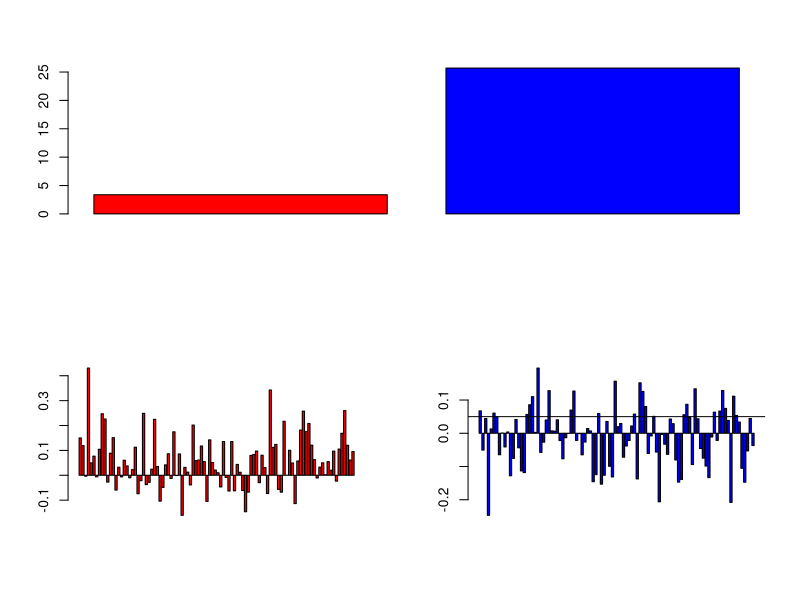

This figure's R source:

n=500 #sample size
m=1000 #marker
h2=0.05 #heritability
SM=100 #simulation
BS=5 #randomization factor

H2=matrix(0, SM, 2)
LK=0
TIMER=array(0, 2)

I=diag(1, n,n)
fq=runif(m, 0.5, 0.5)
x=matrix(0, n, m)
for(i in 1:m) {
  x[,i]=rbinom(n, 2, fq[i])
}
sx=apply(x, 2, scale)
K=sx%*%t(sx)/m
K2=K%*%K
K3=K2%*%K
K4=K3%*%K
k_3=m^3+8*m^2+m*(n^3+6*n^2+8*n-9)
#Randomized HE
Tstart=proc.time()

#evaluate LB
yKyM=array(0, dim=SM)
yKyV=array(0, dim=SM)
yKIyV=array(0, dim=SM)
yV=array(0, dim=SM)

for(i in 1:SM) {
  b=rnorm(m, 0, sqrt(h2/m)) #effect
  bv=sx%*%b
  
  y=2*(bv+rnorm(n, 0, sqrt(1-h2)))
  y=rnorm(n)
  y=scale(y)
  ys=scale(y)
  yV=var(y)
#  ys=scale(y)
  Lb=0
  for(j in 1:BS) {
    z=matrix(rnorm(n), n, 1)
    x1=t(sx)%*%z
    x2=sx%*%x1
    Lb=Lb+(t(x2)%*%x2)[1,1]
  }
  LK=Lb/(BS*m^2)

  m2=matrix(0, 2, 2)
  m2[1,1]=LK
  m2[1,2]=n
  m2[2,1]=n
  m2[2,2]=n
  wy=t(sx)%*%ys #yKy
  yIy=n-1
  yKy=mean(wy^2)
  yKyM[i]=yKy
  yKyV[i]=yKy
  yKIyV[i]=(t(y)%*%(K-I)%*%y)[1,1]
  yVec=matrix(c(yKy, yIy), 2, 1) #numerator
  B2=solve(m2)%*%yVec
  H2[i,2]=B2[1,1]/(B2[1,1]+B2[2,1])
}
print(paste(mean(yKyM), n*(1+n*h2/m)))
print(paste(var(yKyV), 2*mean(yV)^2*(n^2/m+n)))
#      , 2*(sum(diag(K4))*(h2/m)^2+2*h2/m*(1-h2/m)*sum(diag(K3))+(1-h2/m)^2*sum(diag(K2)))))
print(paste(var(yKIyV), 2*mean(yV)^2*(n^2/m)))

BV=matrix(bv, m, 1)
2*sum(diag(n^2/m+n))
2*(n^2/m)

Tend=proc.time()
TIMER[1]=Tend[3]-Tstart[3]

#old he
Tstart1=proc.time()

for(i in 1:SM) {
  y=sx%*%b+rnorm(n, 0, sqrt(1-h2))
  
  K=sx %*% t(sx)/m

  yM=y%*%t(y)
  
  yc=yM[col(yM) < row(yM)]
  Kc=K[col(K) < row(K)]
  md=lm(yc~Kc)
  H2[i, 1]=coefficients(md)[2]
}
Tend1=proc.time()
TIMER[2]=Tend1[3]-Tstart1[3]

layout(matrix(c(1,1,2,3), byrow=T, 2, 2))
barplot(TIMER,col=c("red", "blue"))
barplot(H2[,1],beside = T, col="red")
barplot(H2[,2],beside = T, col="blue")

abline(h=h2)
